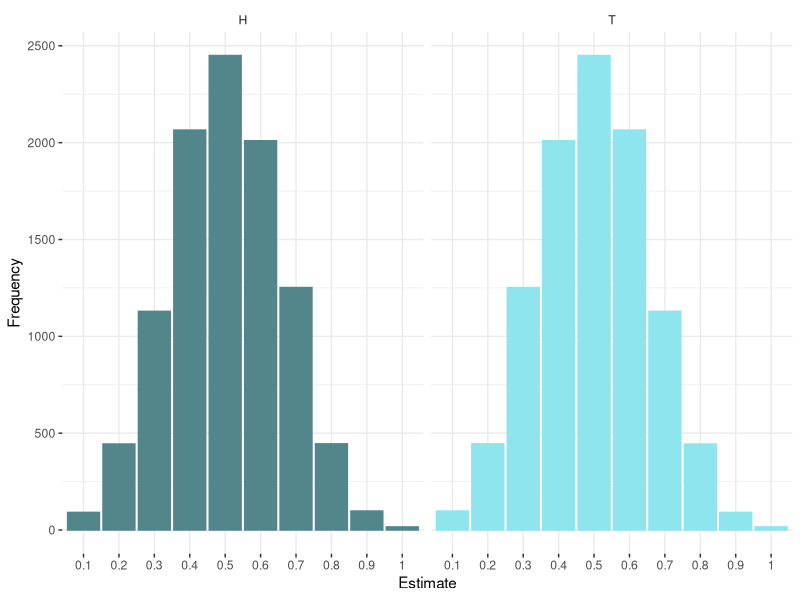
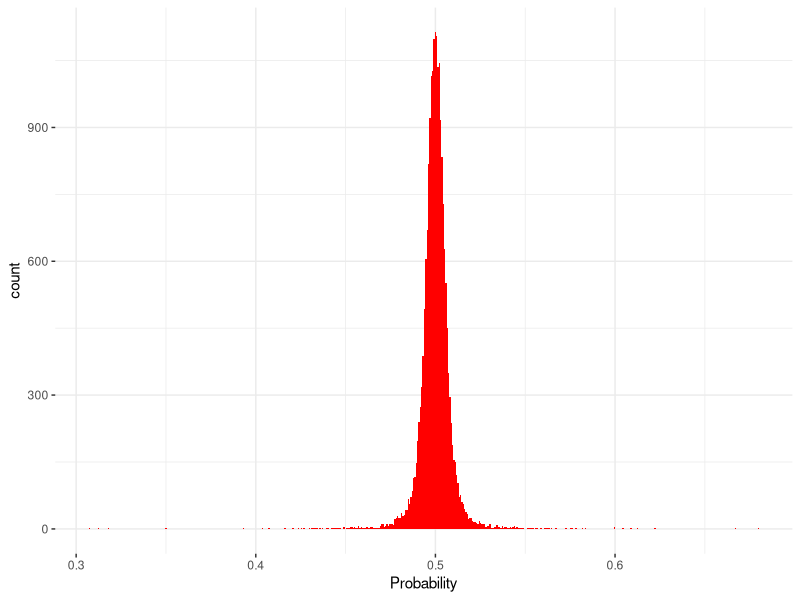
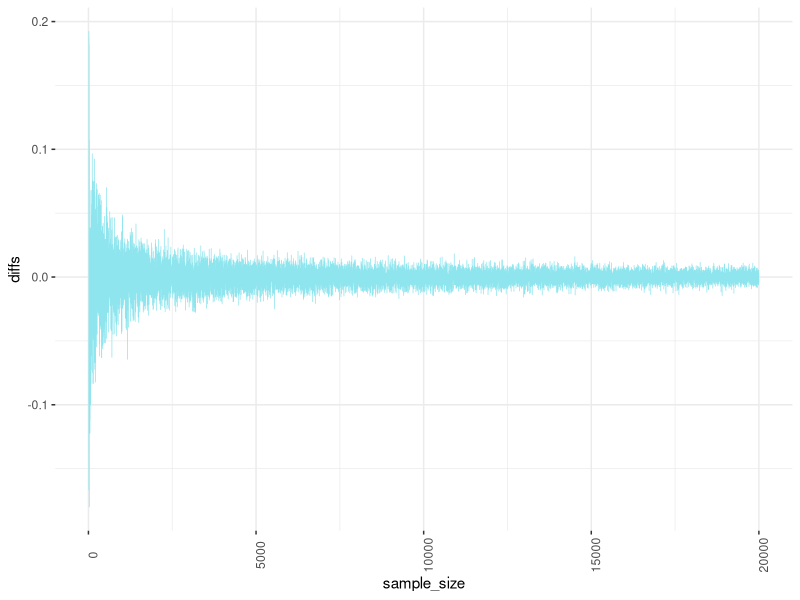
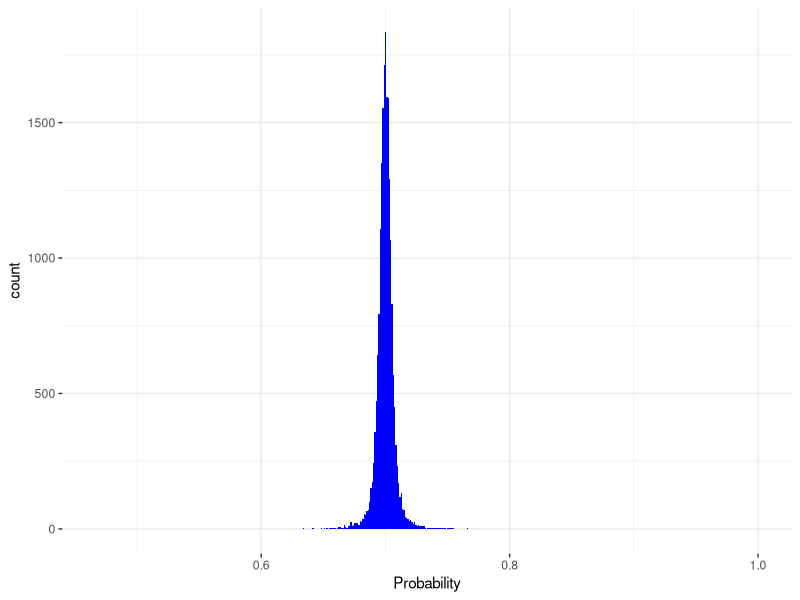
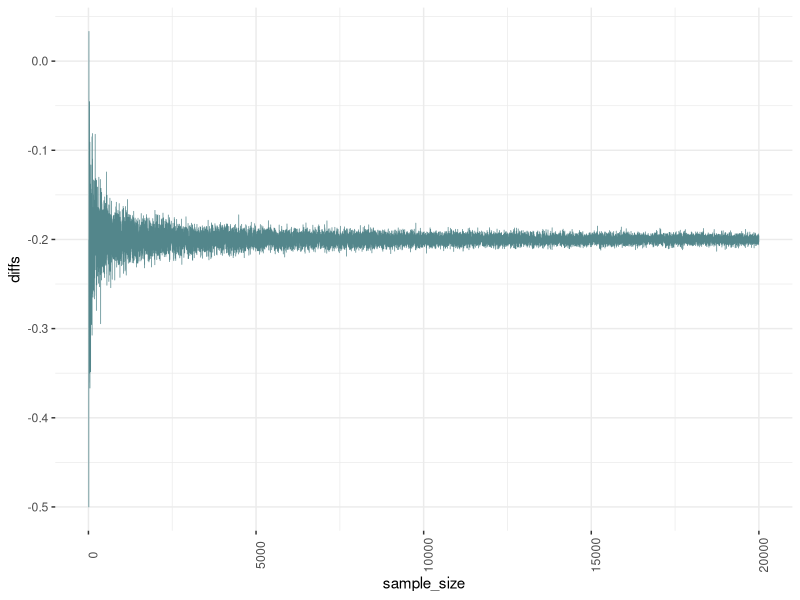
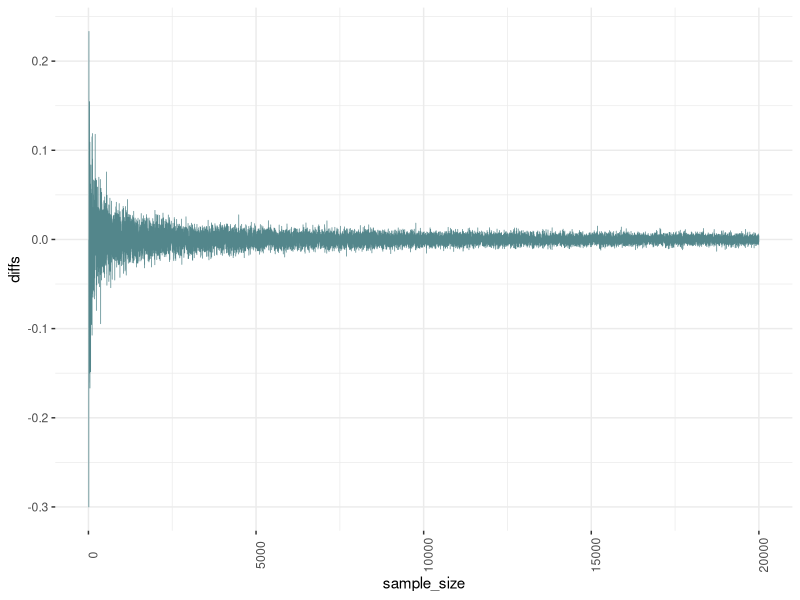
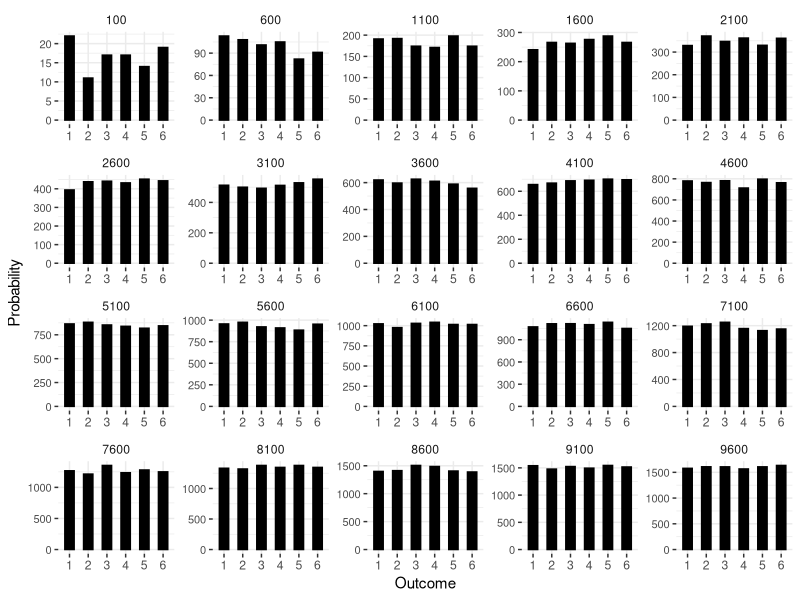
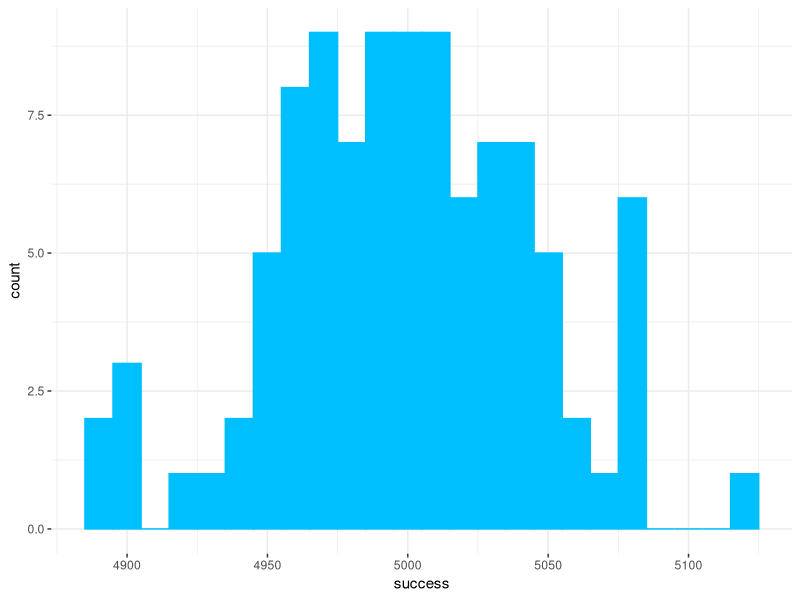

Reproduce these figures in R, in order.
## ---- chunk 1
library(tidyverse)
set.seed(9999)
## ---- chunk 2
tosses <- c('H', 'H', 'T', 'T', 'H', 'T', 'T', 'H', 'T', 'T')
table(tosses)
## ---- chunk 3
table(tosses)/length(tosses)
## ---- chunk 4
tosses <- sample(c('H', 'T'), size = 10, replace = TRUE, prob = c(.5, .5))
table(tosses)
## ---- chunk 5
tosses <- sample(c('H', 'T'), size = 10, replace = TRUE, prob = c(.5, .5))
table(tosses)
## ---- chunk 6
tosses <- sample(c('H', 'T'), size = 10, replace = TRUE, prob = c(.5, .5))
table(tosses)
## ---- chunk 7
domain <- c('H', 'T')
trials = 10
distribution <- c(.5, .5)
experiment <- lapply(1:10000, function(x) {
  sample(x = domain,
         size = trials,
         replace = T,
         prob = distribution)
  
})
experiment <- Reduce(rbind, experiment)
colnames(experiment) <- paste0('t_', 1:dim(experiment)[2])
rownames(experiment) <- paste0('exp_', 1:dim(experiment)[1])
head(experiment, 20)
## ---- chunk 8
probability <- apply(experiment, 1, table)
head(probability)
## ---- chunk 9
probability <- sapply(probability, function(x) {
  x/sum(x)
})
head(probability)
## ---- chunk 10
probability <- as.data.frame(purrr::reduce(probability, rbind), 
                             stringsAsFactors = F)
head(probability)
## ---- chunk 11
pH <- as.data.frame(table(probability$H), 
                    stringsAsFactors = F)
pH$Result <- 'H'
pT <- as.data.frame(table(probability$T), 
                    stringsAsFactors = F)
pT$Result <- 'T'
probabilityDistribution <- rbind(pH, pT)
colnames(probabilityDistribution) <- c('Estimate', 'Frequency', 'Result')
## ---- chunk 12
ggplot(probabilityDistribution, 
       aes(x = Estimate, y = Frequency, 
           color = Result, 
           fill = Result)) + 
  geom_bar(stat = "identity") + 
  scale_color_manual(values = c('cadetblue4', 'cadetblue2')) +
  scale_fill_manual(values = c('cadetblue4', 'cadetblue2')) + 
  facet_wrap(~Result) + 
  theme_bw() + 
  theme(panel.border = element_blank()) + 
  theme(strip.background = element_blank()) + 
  theme(legend.position = "none")
## ---- chunk 13
probabilityDistribution %>% 
  dplyr::select(Estimate, Frequency, Result) %>% 
  dplyr::group_by(Result) %>% 
  dplyr::summarise(mode = Estimate[which.max(Frequency)])
## ---- chunk 14
probabilityDistribution %>% 
  dplyr::select(Estimate, Frequency, Result) %>% 
  dplyr::group_by(Result) %>% 
  dplyr::summarise(mean = sum(as.numeric(Estimate)*Frequency)/sum(Frequency))
## ---- chunk 15
sample_sizes <- 10:20000
meanProbs <- sapply(sample_sizes, function(y) {
  s <- sample(x = c(0, 1), size = y, replace = TRUE, prob = rep(.5, 2))
  return(mean(s))
})
meanProbsPlot <- as.data.frame(meanProbs)
colnames(meanProbsPlot) <- "Probability"
ggplot(meanProbsPlot,
       aes(x = Probability)) + 
  geom_histogram(bins = 500, fill = "red") + 
  theme_bw() + 
  theme(panel.border = element_blank())
## ---- chunk 16
diffs <- .5 - meanProbs
diffs <- as.data.frame(diffs)
diffs$sample_size <- sample_sizes
ggplot(diffs, 
       aes(x = sample_size, 
           y = diffs)) + 
  geom_line(color = "cadetblue2", size = .25) + 
  theme_bw() + 
  theme(axis.text.x = element_text(angle = 90)) + 
  theme(panel.border = element_blank())
## ---- chunk 17
sample_sizes <- 10:20000
meanProbs <- sapply(sample_sizes, function(y) {
  s <- sample(x = c(0, 1), size = y, replace = TRUE, prob = c(.3, .7))
  mean(s)
})
meanProbsPlot <- as.data.frame(meanProbs)
colnames(meanProbsPlot) <- "Probability"
ggplot(meanProbsPlot,
       aes(x = Probability)) + 
  geom_histogram(bins = 500, fill = "blue") + 
  theme_bw() + 
  theme(panel.border = element_blank())
## ---- chunk 18
diffs <- .5 - meanProbs
diffs <- as.data.frame(diffs)
diffs$sample_size <- sample_sizes
ggplot(diffs, 
       aes(x = sample_size, 
           y = diffs)) + 
  geom_line(color = "cadetblue4", size = .25) + 
  theme_bw() + 
  theme(axis.text.x = element_text(angle = 90)) + 
  theme(panel.border = element_blank())
## ---- chunk 19
diffs <- .7 - meanProbs
diffs <- as.data.frame(diffs)
diffs$sample_size <- sample_sizes
ggplot(diffs, 
       aes(x = sample_size, 
           y = diffs)) + 
  geom_line(color = "cadetblue4", size = .25) + 
  theme_bw() + 
  theme(axis.text.x = element_text(angle = 90)) + 
  theme(panel.border = element_blank())
## ---- chunk 20
results <- sample(x = 1:6, size = 100, replace = T, prob = rep(1/6, 6))
table(results)
## ---- chunk 21
domain <- 1:6
sample_sizes <- seq(100, 9600, by = 500)
probs = rep(1/6, 6)
results <- lapply(sample_sizes, function(y) {
  s <- sample(x = domain, size = y, replace = T, prob = probs)
  s <- as.data.frame(table(s))
  colnames(s) <- c('Outcome', 'Frequency')
  s$sample_size <- y
  return(s)
})
results <- reduce(results, rbind)
print(results)
## ---- chunk 22
ggplot(results, 
       aes(x = Outcome, 
           y = Frequency,)) + 
  geom_bar(stat = "identity", 
           fill = "black", 
           color = "black", 
           width = .5) + 
  facet_wrap(~sample_size, ncol = 5, scales = "free") + 
  ylab("Probability") + 
  theme_bw() + 
  theme(panel.border = element_blank()) + 
  theme(strip.background = element_blank()) + 
  theme(axis.text.y = element_text(size = 8))
## ---- chunk 23
observations <- c(5.5, 1.9, 7.3, 4.4, 6.2, 6.5, 2, 8.3, .1, 5.7, 1.3)
meanObservations <- sum(observations)/length(observations)
meanObservations == mean(observations)
## ---- chunk 24
observations <- c(5.5, 1.9, 7.3, 4.4, 6.2, 6.5, 2, 8.3, .1, 5.7, 1.3)
n <- length(observations)
meanObservations <- mean(observations)
squared_residuals <- (observations - mean(observations))^2
varianceObservations <- sum(squared_residuals)/(n-1)
print(varianceObservations)
## ---- chunk 25
var(observations)
## ---- chunk 26
sd(observations)
## ---- chunk 27
data(mtcars)
descriptives <- mtcars %>%
  summarise(across(.cols = everything(),
                   .fns = list(mean = mean,
                               median = median, 
                               min = min, 
                               max = max, 
                               range = ~ max(.x) - min(.x),
                               IQR = IQR, 
                               var = var, 
                               stddev = sd))
            )
print(descriptives)
## ---- chunk 28
descriptives <- as.data.frame(t(descriptives))
colnames(descriptives) <- 'value'
descriptives$measurement <- rownames(descriptives)
head(descriptives)
## ---- chunk 29
descriptives <- descriptives %>% 
  tidyr::separate(measurement,
                  into = c('feature', 'statistic'),
                  sep = "_")
head(descriptives)
## ---- chunk 30
descriptives <- descriptives %>% 
  tidyr::pivot_wider(names_from = 'statistic',
                     values_from = 'value')
print(descriptives)
## ---- chunk 31
pFiveSixes <- dbinom(5, size = 10, p = 1/6)
pFiveSixes
## ---- chunk 32
pFiveAndLessSixes <- sum(
  dbinom(0, size = 10, p = 1/6),
  dbinom(1, size = 10, p = 1/6),
  dbinom(2, size = 10, p = 1/6),
  dbinom(3, size = 10, p = 1/6),
  dbinom(4, size = 10, p = 1/6),
  dbinom(5, size = 10, p = 1/6)
)
pFiveAndLessSixes
## ---- chunk 33
pFiveAndLessSixes <- sum(sapply(seq(0,5), function(x) {
  dbinom(x, size = 10, p = 1/6)
}))
pFiveAndLessSixes
## ---- chunk 34
pFiveAndLessSixes <- sum(dbinom(seq(0,5), size = 10, p =1/6))
pFiveAndLessSixes
## ---- chunk 35
pFiveAndLessSixes <- pbinom(5, size = 10, p = 1/6)
pFiveAndLessSixes
## ---- chunk 36
# Generate a sample of random binomial variates:
randomBinomials <- rbinom(n = 100, size = 1, p = .5)
randomBinomials
## ---- chunk 37
randomBinomials <- rbinom(n = 100, size = 100, p = .5)
randomBinomials # see the difference?
## ---- chunk 38
randomBinomials <- rbinom(n = 100, size = 10000, p = .5)
randomBinomials
## ---- chunk 39
randomBinomialsPlot <- data.frame(success = randomBinomials)
ggplot(randomBinomialsPlot, 
       aes(x = success)) + 
  geom_histogram(binwidth = 10, 
                 fill = 'deepskyblue', 
                 color = 'deepskyblue') +
  theme_bw() + 
  theme(panel.border = element_blank())
## ---- chunk 40
randomBinomials <- rbinom(100000, size = 100000, p = .5)
randomBinomialsPlot <- data.frame(success = randomBinomials)
ggplot(randomBinomialsPlot, 
       aes(x = success)) + 
  geom_histogram(binwidth = 10, 
                 fill = 'deepskyblue', 
                 color = 'deepskyblue') +
  theme_bw() + 
  theme(panel.border = element_blank())
## ---- chunk 41
qbinom(p = .01, size = 100, prob = .5)
qbinom(p = .99, size = 100, prob = .5)
qbinom(p = .01, size = 200, prob = .5)
qbinom(p = .99, size = 200, prob = .5)
## ---- chunk 42
qbinom(p = .25, size = 100, prob = .5)
qbinom(p = .5, size = 100, prob = .5)
qbinom(p = .75, size = 100, prob = .5)
## ---- chunk 43
qbinom(p = .25, size = 1000, prob = .5)
qbinom(p = .5, size = 1000, prob = .5)
qbinom(p = .75, size = 1000, prob = .5)
## ---- chunk 44
p185cm <- dnorm(185, mean = 178, sd = 15) #?
p185cm
## ---- chunk 45
p180_185cm <- dnorm(185, mean = 178, sd = 15) - dnorm(180, mean = 178, sd = 15)
p180_185cm # oops...
## ---- chunk 46
p180_185cm <- pnorm(185, mean = 178, sd = 15, lower.tail = T) - 
  pnorm(180, mean = 178, sd = 15, lower.tail = T)
p180_185cm # yes, that is correct: 0.1265957
## ---- chunk 47
empiricalNormal <- function(x) dnorm(x, mean = 178, sd = 15)
normalData <- rnorm(1000, mean = 178, sd = 15)
normalData = data.frame(data = normalData)
ggplot(normalData, aes(x = data)) +
  geom_density(colour = "black",
               fill = "aliceblue",
               alpha = .75) + 
  stat_function(fun = empiricalNormal, 
                colour = "red", 
                size = 1) + 
  theme_bw() + 
  theme(panel.border = element_blank())
## ---- chunk 48
empiricalNormal <- function(x) dnorm(x, mean = 178, sd = 15)
normalData <- rnorm(100000, mean = 178, sd = 15)
normalData = data.frame(data = normalData)
ggplot(normalData, aes(x = data)) +
  geom_density(colour = "black",
               fill = "aliceblue",
               alpha = .75) + 
  stat_function(fun = empiricalNormal, 
                colour = "red", 
                size = 1) + 
  theme_bw() + 
  theme(panel.border = element_blank())
## ---- chunk 49
normalData <- seq(120, 240)
normalData <- data.frame(data = normalData, 
                         p = pnorm(normalData, mean = 178, sd = 15))
empiricalNormalCumulative <- function(x) pnorm(x, mean = 178, sd = 15)
ggplot(normalData, aes(x = data, 
                       y = p)) + 
  geom_line(colour = "black", size = .25) + 
  geom_point(size = 1, color = "black", fill = "black") + 
  stat_function(fun = empiricalNormalCumulative, 
                colour = "red", 
                size = 1) + 
  theme_bw() + 
  theme(panel.border = element_blank())
## ---- chunk 50
data(iris)
# The Kolmogorov-Smirnov Test
ksSLength <- ks.test(iris$Sepal.Length,
                     "pnorm",
                     mean(iris$Sepal.Length),
                     sd(iris$Sepal.Length),
                     alternative = "two.sided",
                     exact = NULL)
ksSLength
## ---- chunk 51
ggplot(iris,
       aes(x = Sepal.Length)) + 
  geom_histogram(binwidth = .25, fill = "darkorange", color = "black") + 
  theme_bw() + 
  theme(panel.border = element_blank())
## ---- chunk 52
swPLength <- shapiro.test(iris$Sepal.Length)
swPLength
## ---- chunk 53
qqnorm(iris$Sepal.Length, pch = 1, frame = FALSE)
qqline(iris$Sepal.Length, col = "darkblue", lwd = 2)
